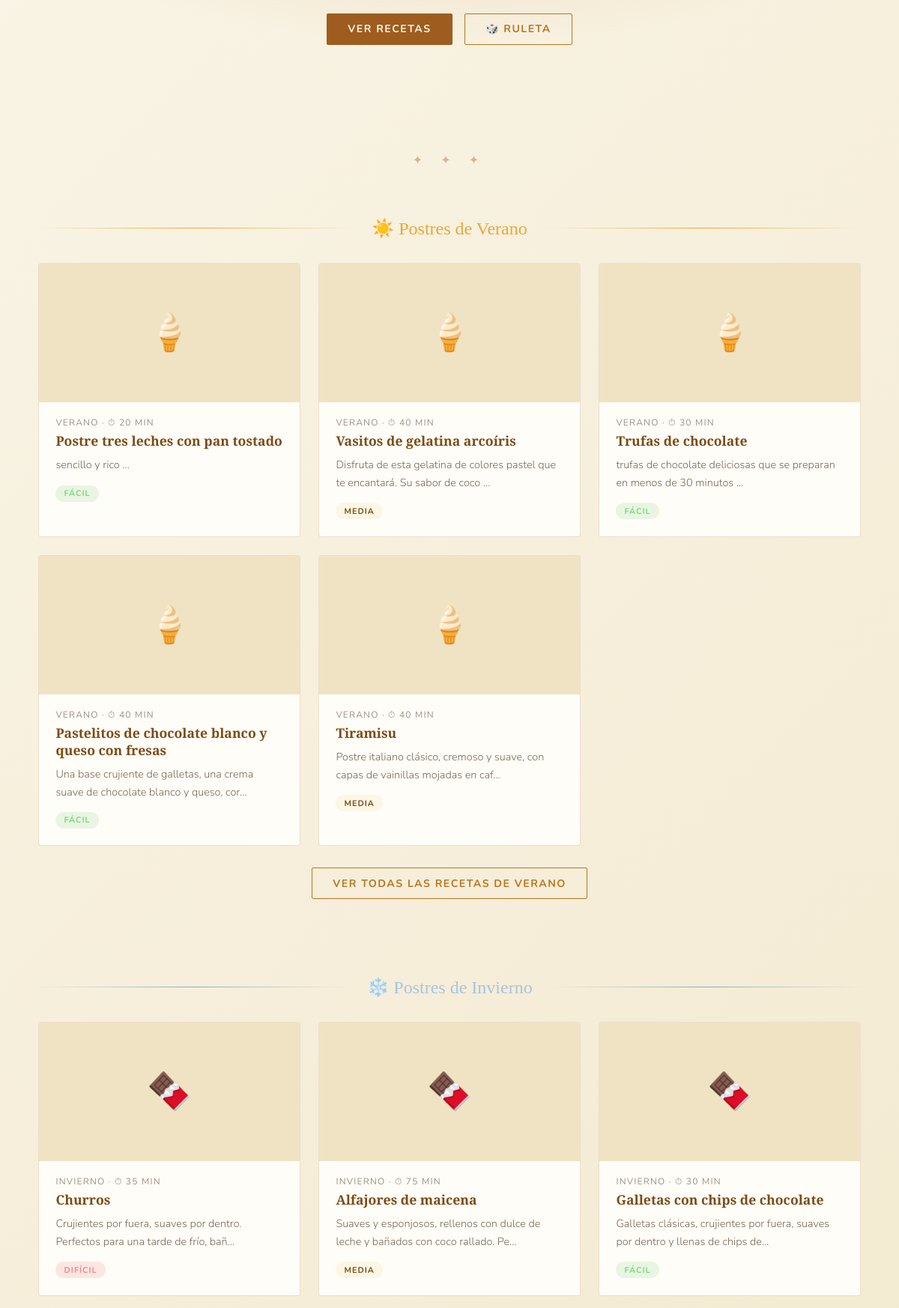
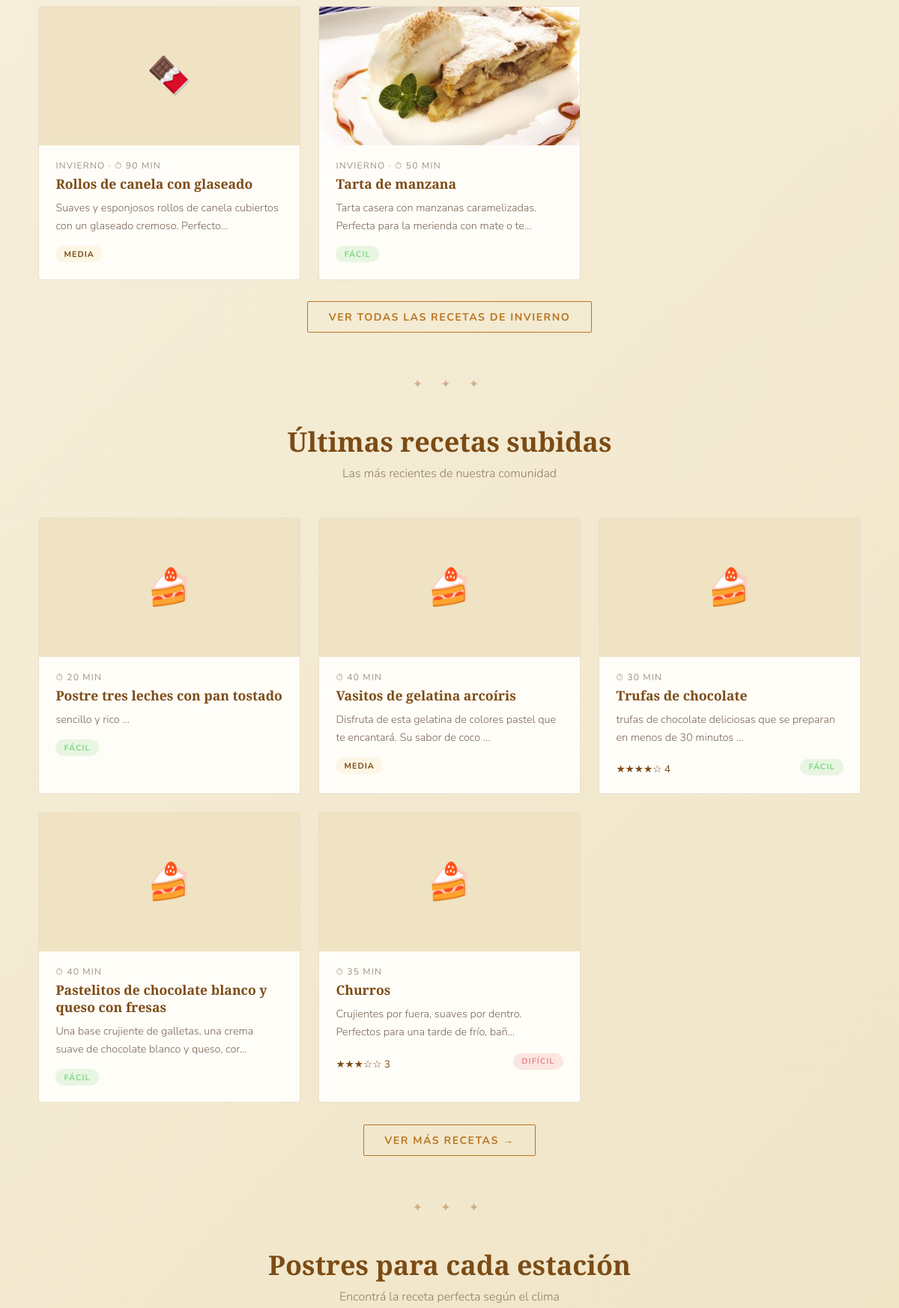
The app's page /proyecto_postres/index.php (middle part), older data (2 pictures, top to bottom).
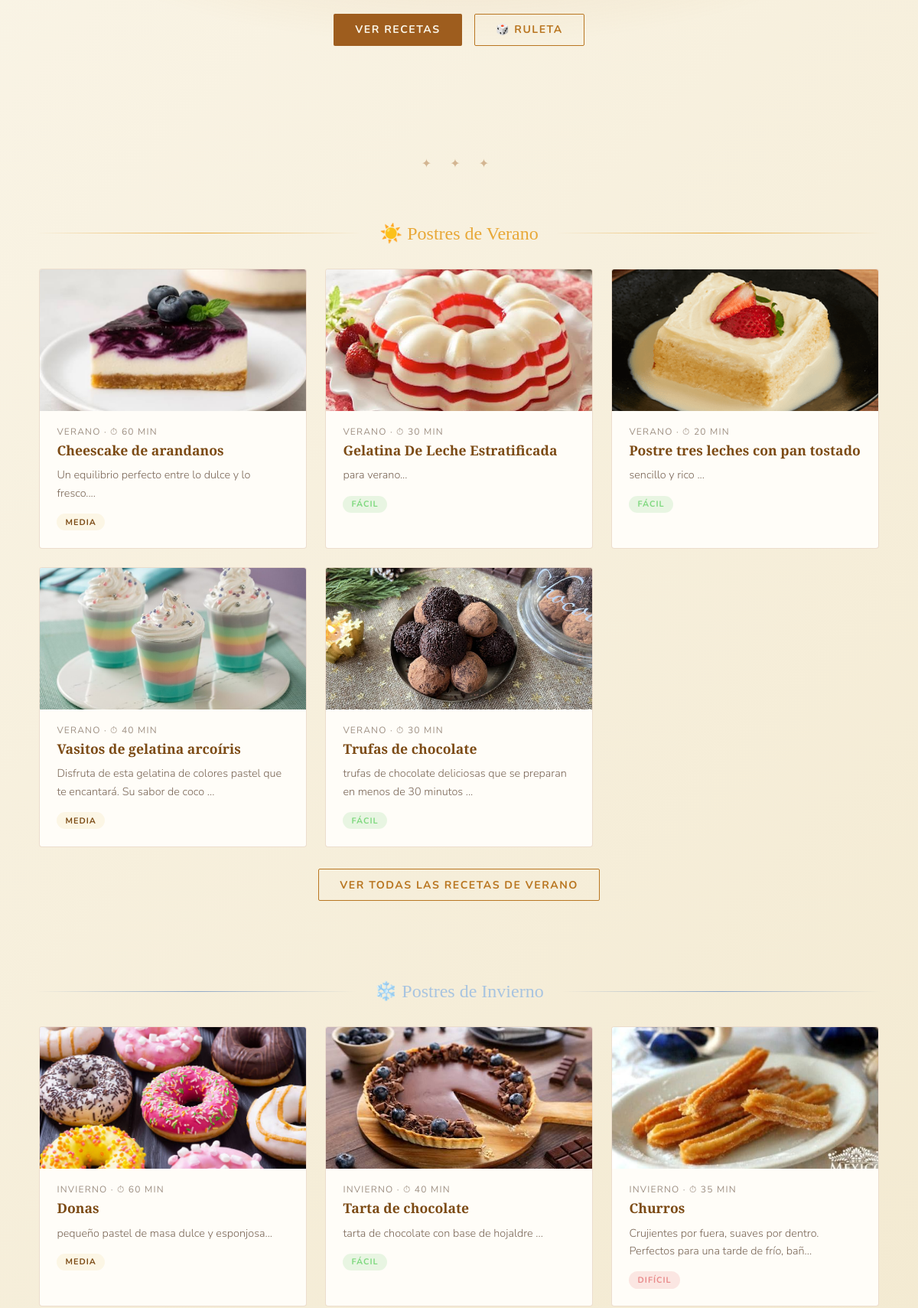
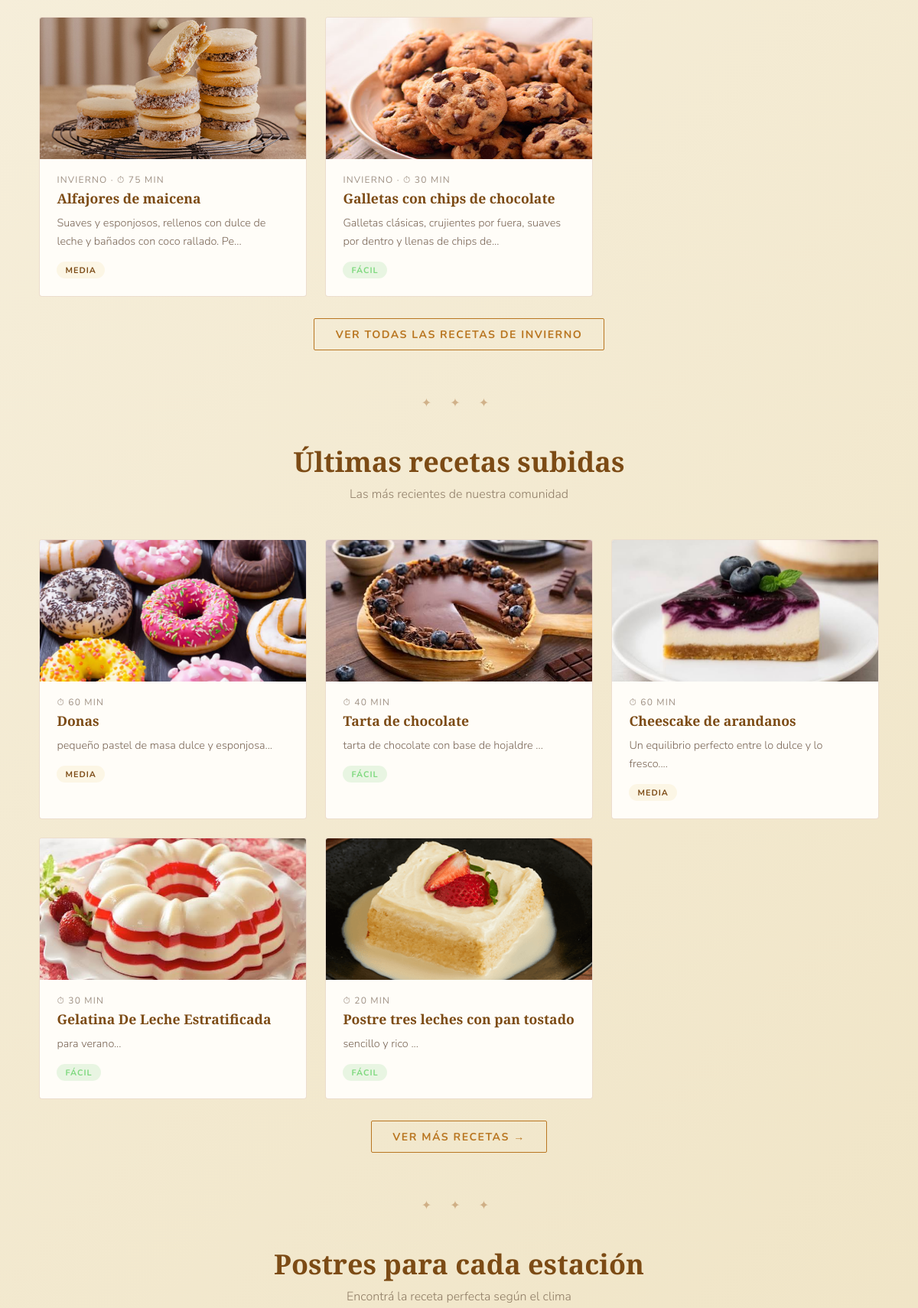
The same page, newer data (2 pictures, top to bottom).
### tables this page shows
CREATE TABLE `recetas` (
  `id` int(11) NOT NULL,
  `titulo` varchar(100) NOT NULL,
  `descripcion` text DEFAULT NULL,
  `ingredientes` text NOT NULL,
  `instrucciones` text NOT NULL,
  `tiempo_preparacion` int(11) DEFAULT NULL,
  `dificultad` enum('Fácil','Media','Difícil') NOT NULL DEFAULT 'Fácil',
  `imagen_url` varchar(255) DEFAULT NULL,
  `categoria_id` int(11) DEFAULT NULL,
  `usuario_id` int(11) DEFAULT NULL,
  `fecha_creacion` timestamp NOT NULL DEFAULT current_timestamp(),
  `votos_total` int(11) DEFAULT 0,
  `votos_count` int(11) DEFAULT 0
);

### proyecto_postres/index.php (the view, shortened to what the changed rows need)
<?php
require_once 'conexion.php';
$dif_map = ['Fácil' => 'simple', 'fácil' => 'simple', 'Media' => 'moderada', 'media' => 'moderada', 'Difícil' => 'complicada', 'difícil' => 'complicada'];
?>
<!DOCTYPE html>
<html lang="es">
<head>
  <link rel="stylesheet" href="style.css">
</head>
<body>
<section>
  <div class="section" style="padding-top:0;">
    <div class="recetas-grid">
      <?php
      $sql_verano = "SELECT id, titulo, descripcion, tiempo_preparacion, dificultad, imagen_url FROM recetas WHERE categoria_id = 2 ORDER BY fecha_creacion DESC LIMIT 5";
      $res_verano = $conn->query($sql_verano);
      if($res_verano && $res_verano->num_rows > 0) {
          while($receta = $res_verano->fetch_assoc()) {
              $dif_clase = $dif_map[$receta['dificultad']] ?? 'simple';
              echo '<a href="receta_detalle.php?id=' . $receta['id'] . '" class="receta">';
              if($receta['imagen_url'] && file_exists($receta['imagen_url'])) {
                  echo '<img src="' . htmlspecialchars($receta['imagen_url']) . '" alt="' . htmlspecialchars($receta['titulo']) . '">';
              } else {
                  echo '<div class="receta-sin-img">🍦</div>';
              }
              echo '<div class="receta-body">';
              echo '<div class="receta-meta">Verano · ⏱ ' . intval($receta['tiempo_preparacion']) . ' min</div>';
              echo '<h3>' . htmlspecialchars($receta['titulo']) . '</h3>';
              echo '<p>' . substr(htmlspecialchars($receta['descripcion']), 0, 80) . '...</p>';
              echo '<div class="receta-footer">';
              echo '<span class="dif ' . $dif_clase . '">' . htmlspecialchars($receta['dificultad']) . '</span>';
              echo '</div>';
              echo '</div></a>';
          }
      } else {
          echo '<p style="color:rgba(62,36,16,.5);">No hay recetas de verano aún.</p>';
      }
      ?>
    </div>
  </div>
  <div class="section" style="padding-top:0;">
    <div class="recetas-grid">
      <?php
      $sql_invierno = "SELECT id, titulo, descripcion, tiempo_preparacion, dificultad, imagen_url FROM recetas WHERE categoria_id = 1 ORDER BY fecha_creacion DESC LIMIT 5";
      $res_invierno = $conn->query($sql_invierno);
      if($res_invierno && $res_invierno->num_rows > 0) {
          while($receta = $res_invierno->fetch_assoc()) {
              $dif_clase = $dif_map[$receta['dificultad']] ?? 'simple';
              echo '<a href="receta_detalle.php?id=' . $receta['id'] . '" class="receta">';
              if($receta['imagen_url'] && file_exists($receta['imagen_url'])) {
                  echo '<img src="' . htmlspecialchars($receta['imagen_url']) . '" alt="' . htmlspecialchars($receta['titulo']) . '">';
              } else {
                  echo '<div class="receta-sin-img">🍫</div>';
              }
              echo '<div class="receta-body">';
              echo '<div class="receta-meta">Invierno · ⏱ ' . intval($receta['tiempo_preparacion']) . ' min</div>';
              echo '<h3>' . htmlspecialchars($receta['titulo']) . '</h3>';
              echo '<p>' . substr(htmlspecialchars($receta['descripcion']), 0, 80) . '...</p>';
              echo '<div class="receta-footer">';
              echo '<span class="dif ' . $dif_clase . '">' . htmlspecialchars($receta['dificultad']) . '</span>';
              echo '</div>';
              echo '</div></a>';
          }
      } else {
          echo '<p style="color:rgba(62,36,16,.5);">No hay recetas de invierno aún.</p>';
      }
      ?>
    </div>
  </div>
<section class="section">
  <div class="sec-head">
    <h2>Últimas recetas subidas</h2>
  </div>
  <div class="recetas-grid">
    <?php
    $sql = "SELECT id, titulo, descripcion, tiempo_preparacion, dificultad, imagen_url, votos_total, votos_count FROM recetas ORDER BY fecha_creacion DESC LIMIT 5";
    $resultado = $conn->query($sql);
    if($resultado && $resultado->num_rows > 0) {
        while($receta = $resultado->fetch_assoc()) {
            $dif_clase = $dif_map[$receta['dificultad']] ?? 'simple';
            echo '<a href="receta_detalle.php?id=' . $receta['id'] . '" class="receta">';
            if($receta['imagen_url'] && file_exists($receta['imagen_url'])) {
                echo '<img src="' . htmlspecialchars($receta['imagen_url']) . '" alt="' . htmlspecialchars($receta['titulo']) . '">';
            } else {
                echo '<div class="receta-sin-img">🍰</div>';
            }
            echo '<div class="receta-body">';
            echo '<div class="receta-meta">⏱ ' . intval($receta['tiempo_preparacion']) . ' min</div>';
            echo '<h3>' . htmlspecialchars($receta['titulo']) . '</h3>';
            echo '<p>' . substr(htmlspecialchars($receta['descripcion']), 0, 80) . '...</p>';
            echo '<div class="receta-footer">';
            if($receta['votos_count'] > 0) {
                $prom = round($receta['votos_total'] / $receta['votos_count'], 1);
                echo '<span class="estrellas">' . str_repeat('★', floor($prom)) . str_repeat('☆', 5 - floor($prom)) . ' ' . $prom . '</span>';
            }
            echo '<span class="dif ' . $dif_clase . '">' . htmlspecialchars($receta['dificultad']) . '</span>';
            echo '</div>';
            echo '</div></a>';
        }
    } else {
        echo '<p style="color:rgba(62,36,16,.5);">No hay recetas aún. ¡Sé el primero en subir una!</p>';
    }
    ?>
  </div>
</section>
<section class="section">
  <div class="sec-head">
    <h2>Postres para cada estación</h2>
  </div>
</section>
</body>
</html>

Row changes from the older to the newer data that the page shows:
no longer on this page (row edited): recetas: tiempo_preparacion "40", titulo "Pastelitos de chocolate blanco y queso con fresas", descripcion "Una base crujiente de galletas, una crema suave de chocolate blanco y queso, cor", dificultad "FÁCIL"
no longer on one of the page's lists (row edited): recetas: tiempo_preparacion "40", titulo "Vasitos de gelatina arcoíris", descripcion "Disfruta de esta gelatina de colores pastel que te encantará. Su sabor de coco", dificultad "MEDIA"
no longer on this page (row edited): recetas: tiempo_preparacion "40", titulo "Tiramisu", descripcion "Postre italiano clásico, cremoso y suave, con capas de vainillas mojadas en caf", dificultad "MEDIA"
no longer on one of the page's lists (row edited): recetas: tiempo_preparacion "30", titulo "Trufas de chocolate", descripcion "trufas de chocolate deliciosas que se preparan en menos de 30 minutos", str_repeat('★', floor($prom)) "★★★★", str_repeat('☆', 5 - floor($prom)) "☆", votos_total "4", dificultad "FÁCIL"
no longer on one of the page's lists (row edited): recetas: tiempo_preparacion "35", titulo "Churros", descripcion "Crujientes por fuera, suaves por dentro. Perfectos para una tarde de frío, bañ", str_repeat('★', floor($prom)) "★★★", str_repeat('☆', 5 - floor($prom)) "☆☆", votos_total "3", dificultad "DIFÍCIL"
no longer on this page (row edited): recetas: tiempo_preparacion "90", titulo "Rollos de canela con glaseado", descripcion "Suaves y esponjosos rollos de canela cubiertos con un glaseado cremoso. Perfecto", dificultad "MEDIA"
no longer on this page (row edited): recetas: imagen_url (picture), tiempo_preparacion "50", titulo "Tarta de manzana", descripcion "Tarta casera con manzanas caramelizadas. Perfecta para la merienda con mate o te", dificultad "FÁCIL"
added recetas: imagen_url (picture), tiempo_preparacion "60", titulo "Cheescake de arandanos", descripcion "Un equilibrio perfecto entre lo dulce y lo fresco.", dificultad "MEDIA"
added recetas: imagen_url (picture), tiempo_preparacion "30", titulo "Gelatina De Leche Estratificada", descripcion "para verano", dificultad "FÁCIL"
changed recetas "Postre tres leches con pan tostado": imagen_url: picture added; no longer shows "🍦 🍰"
changed recetas "Vasitos de gelatina arcoíris": imagen_url: picture added; no longer shows "🍦"
changed recetas "Trufas de chocolate": imagen_url: picture added; no longer shows "🍦"
added recetas: imagen_url (picture), tiempo_preparacion "60", titulo "Donas", descripcion "pequeño pastel de masa dulce y esponjosa", dificultad "MEDIA"
added recetas: imagen_url (picture), tiempo_preparacion "40", titulo "Tarta de chocolate", descripcion "tarta de chocolate con base de hojaldre", dificultad "FÁCIL"
changed recetas "Churros": imagen_url: picture added; no longer shows "🍫"
changed recetas "Alfajores de maicena": imagen_url: picture added; no longer shows "🍫"
changed recetas "Galletas con chips de chocolate": imagen_url: picture added; no longer shows "🍫"
